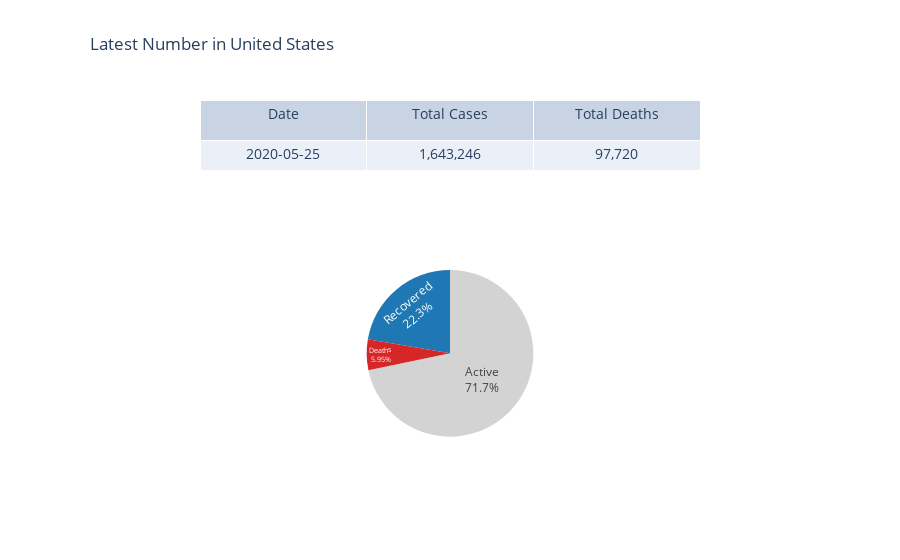

The notebook cell saved with this chart:
### Markdown cell above
## <font color='#636efa'>COVID-19 TracKer</font>

**Coronavirus Disease 2019 (COVID-19)** is a disease that was first identified in Wuhan, China, and later spread throughout the world. This project has 2 main purposes:
* Collect and publish the useful data required to understand the COVID-19 outbreak, especially in the United States. 
* For me to learn Dash, Plotly & several AWS Services

*The data is updated daily after 8 p.m. Pacific Time*

### Code cell
'''
COVID-19 TracKer project

Author: Tu Duong

Copyright © 2020 Tu Duong All Rights Reserved
'''

import os
import csv
import glob
import datetime
import subprocess
import urllib
import urllib.request
import urllib.error
import numpy                as np
import pandas               as pd
import plotly.graph_objects as go

import plotly.express       as px

from plotly.subplots import make_subplots
from datetime import date

from DataSource import *

import sys  

# load data into pandas data frame
ourworld_url = "https://covid.ourworldindata.org/data/ecdc/full_data.csv"

df = pd.read_csv(ourworld_url)

# convert 'date' column to the same data type for merging later
df['date']      = pd.to_datetime(df['date'])

us_covid19_data = df[ df['location']=='United States']


# load test data
covidtracking_url = 'https://covidtracking.com/api/v1/us/daily.csv'

jh_df = JohnHopkins(None).get_full_data()

us_covid19_test_data = CovidTracking(covidtracking_url).get_full_data()

condition = jh_df['Country_Region']=='US'
jh_us_data      = jh_df[condition]

last_update     = jh_us_data.Last_Update.sort_values(ascending=False).iloc[0]
total_confirmed = jh_us_data['Confirmed'].sum()
total_deaths    = jh_us_data['Deaths'].sum()
total_recovered = jh_us_data['Recovered'].sum()
total_active    = total_confirmed - (total_deaths + total_recovered)


latest_covid19_numbers = us_covid19_data.iloc[-1]
headers_dict = dict(values=['Date', 'Total Cases', 'Total Deaths'], 
                    font=dict(size=14),
                    height=40)

datetime_obj      = datetime.datetime.strptime(last_update, '%Y-%m-%d %H:%M:%S')
disp_date         = datetime_obj.strftime('%Y-%m-%d')
disp_total_case   = f'{total_confirmed:,}'
disp_total_deaths = f'{total_deaths:,}'

values_dict  = dict(values=[disp_date, disp_total_case, disp_total_deaths],
                    font_size=14,
                    height=30)

disp_table = go.Table(header=headers_dict, 
                      cells=values_dict
                     )

labels = ['Active', 'Deaths', 'Recovered']# get list of labels
values = [total_active, total_deaths, total_recovered]
colors = ['rgb(211, 211, 211)', 'rgb(214, 39, 40)', 'rgb(31, 119, 180)']
    
pie_disp = go.Pie(values=values, labels=labels, 
                  textposition='inside', 
                  textinfo='percent+label',
                  marker=dict(colors=colors)
                  )


fig1 = make_subplots(
    rows=3, cols=3,
    shared_xaxes=True, 
    vertical_spacing=0,
    horizontal_spacing=0,
    specs=[[{"type": "table", "colspan": 3}, None, None],
           [None, {"type": "pie", "rowspan": 2}, None],
           [None, None, None]]
)

fig1.add_trace(disp_table, row=1, col=1)
fig1.add_trace(pie_disp,   row=2, col=2)


fig1.update_layout(title={
                    'text': "Latest Number in United States",
                    'x':0.1}, 
                   showlegend=False, 
                   margin=dict(l=200, r=200, t=50)
                  )

fig1.show()

### Figure 1 — Plotly figure (JSON) as saved in the notebook; plotly's stock layout.template omitted (floating-point values rounded to 4 significant figures)
{"data": [{"cells": {"font": {"size": 14}, "height": 30, "values": ["2020-05-25", "1,643,246", "97,720"]}, "domain": {"x": [0, 1], "y": [0.6667, 1]}, "header": {"font": {"size": 14}, "height": 40, "values": ["Date", "Total Cases", "Total Deaths"]}, "type": "table"}, {"domain": {"x": [0.3333, 0.6667], "y": [0, 0.6667]}, "labels": ["Active", "Deaths", "Recovered"], "marker": {"colors": ["rgb(211, 211, 211)", "rgb(214, 39, 40)", "rgb(31, 119, 180)"]}, "textinfo": "percent+label", "textposition": "inside", "type": "pie", "values": [1178790, 97720, 366736]}], "layout": {"autosize": true, "margin": {"l": 200, "r": 200}, "showlegend": false, "title": {"text": "Latest Number in United States", "x": 0.1}}}
